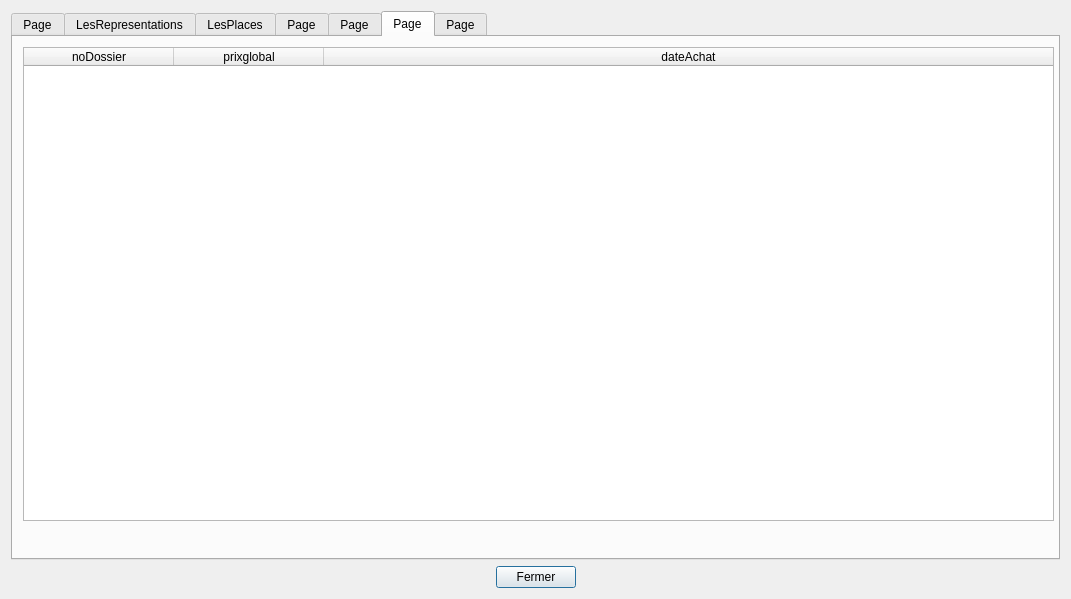
<?xml version="1.0" encoding="UTF-8"?>
<ui version="4.0">
 <class>tablesData</class>
 <widget class="QDialog" name="tablesData">
  <property name="geometry">
   <rect>
    <x>0</x>
    <y>0</y>
    <width>1071</width>
    <height>599</height>
   </rect>
  </property>
  <property name="sizePolicy">
   <sizepolicy hsizetype="Preferred" vsizetype="Preferred">
    <horstretch>0</horstretch>
    <verstretch>0</verstretch>
   </sizepolicy>
  </property>
  <property name="minimumSize">
   <size>
    <width>0</width>
    <height>0</height>
   </size>
  </property>
  <property name="windowTitle">
   <string>BD Théâtre (V1)</string>
  </property>
  <layout class="QVBoxLayout" name="verticalLayout">
   <item>
    <widget class="QTabWidget" name="tab_5">
     <property name="currentIndex">
      <number>5</number>
     </property>
     <widget class="QWidget" name="tabSpec">
      <attribute name="title">
       <string>Page</string>
      </attribute>
      <widget class="QTableWidget" name="tableSpec">
       <property name="geometry">
        <rect>
         <x>0</x>
         <y>10</y>
         <width>1031</width>
         <height>474</height>
        </rect>
       </property>
       <property name="sizePolicy">
        <sizepolicy hsizetype="Expanding" vsizetype="Expanding">
         <horstretch>0</horstretch>
         <verstretch>0</verstretch>
        </sizepolicy>
       </property>
       <property name="minimumSize">
        <size>
         <width>0</width>
         <height>400</height>
        </size>
       </property>
       <property name="baseSize">
        <size>
         <width>0</width>
         <height>0</height>
        </size>
       </property>
       <property name="layoutDirection">
        <enum>Qt::LeftToRight</enum>
       </property>
       <property name="columnCount">
        <number>3</number>
       </property>
       <attribute name="horizontalHeaderCascadingSectionResizes">
        <bool>true</bool>
       </attribute>
       <attribute name="horizontalHeaderMinimumSectionSize">
        <number>50</number>
       </attribute>
       <attribute name="horizontalHeaderDefaultSectionSize">
        <number>150</number>
       </attribute>
       <attribute name="horizontalHeaderHighlightSections">
        <bool>true</bool>
       </attribute>
       <attribute name="horizontalHeaderStretchLastSection">
        <bool>true</bool>
       </attribute>
       <attribute name="verticalHeaderVisible">
        <bool>false</bool>
       </attribute>
       <column>
        <property name="text">
         <string>noSpec</string>
        </property>
       </column>
       <column>
        <property name="text">
         <string>nomSpec</string>
        </property>
       </column>
       <column>
        <property name="text">
         <string>prixBaseSpec</string>
        </property>
       </column>
      </widget>
      <widget class="QLabel" name="label_spec">
       <property name="geometry">
        <rect>
         <x>0</x>
         <y>490</y>
         <width>1031</width>
         <height>15</height>
        </rect>
       </property>
       <property name="palette">
        <palette>
         <active>
          <colorrole role="WindowText">
           <brush brushstyle="SolidPattern">
            <color alpha="255">
             <red>255</red>
             <green>0</green>
             <blue>0</blue>
            </color>
           </brush>
          </colorrole>
         </active>
         <inactive>
          <colorrole role="WindowText">
           <brush brushstyle="SolidPattern">
            <color alpha="255">
             <red>255</red>
             <green>0</green>
             <blue>0</blue>
            </color>
           </brush>
          </colorrole>
         </inactive>
         <disabled>
          <colorrole role="WindowText">
           <brush brushstyle="SolidPattern">
            <color alpha="255">
             <red>120</red>
             <green>120</green>
             <blue>120</blue>
            </color>
           </brush>
          </colorrole>
         </disabled>
        </palette>
       </property>
       <property name="text">
        <string/>
       </property>
       <property name="alignment">
        <set>Qt::AlignCenter</set>
       </property>
      </widget>
     </widget>
     <widget class="QWidget" name="tabRep">
      <attribute name="title">
       <string>LesRepresentations</string>
      </attribute>
      <layout class="QVBoxLayout" name="verticalLayout_2">
       <item>
        <widget class="QTableWidget" name="tableRep">
         <property name="sizePolicy">
          <sizepolicy hsizetype="Expanding" vsizetype="Expanding">
           <horstretch>0</horstretch>
           <verstretch>0</verstretch>
          </sizepolicy>
         </property>
         <property name="minimumSize">
          <size>
           <width>0</width>
           <height>400</height>
          </size>
         </property>
         <property name="baseSize">
          <size>
           <width>0</width>
           <height>0</height>
          </size>
         </property>
         <property name="layoutDirection">
          <enum>Qt::LeftToRight</enum>
         </property>
         <property name="columnCount">
          <number>4</number>
         </property>
         <attribute name="horizontalHeaderCascadingSectionResizes">
          <bool>true</bool>
         </attribute>
         <attribute name="horizontalHeaderMinimumSectionSize">
          <number>50</number>
         </attribute>
         <attribute name="horizontalHeaderDefaultSectionSize">
          <number>150</number>
         </attribute>
         <attribute name="horizontalHeaderHighlightSections">
          <bool>true</bool>
         </attribute>
         <attribute name="horizontalHeaderStretchLastSection">
          <bool>true</bool>
         </attribute>
         <attribute name="verticalHeaderVisible">
          <bool>false</bool>
         </attribute>
         <column>
          <property name="text">
           <string>dateRep</string>
          </property>
         </column>
         <column>
          <property name="text">
           <string>promoRep</string>
          </property>
         </column>
         <column>
          <property name="text">
           <string>prixRep</string>
          </property>
         </column>
         <column>
          <property name="text">
           <string>noSpec</string>
          </property>
         </column>
        </widget>
       </item>
       <item>
        <widget class="QLabel" name="label_rep">
         <property name="palette">
          <palette>
           <active>
            <colorrole role="WindowText">
             <brush brushstyle="SolidPattern">
              <color alpha="255">
               <red>255</red>
               <green>0</green>
               <blue>0</blue>
              </color>
             </brush>
            </colorrole>
           </active>
           <inactive>
            <colorrole role="WindowText">
             <brush brushstyle="SolidPattern">
              <color alpha="255">
               <red>255</red>
               <green>0</green>
               <blue>0</blue>
              </color>
             </brush>
            </colorrole>
           </inactive>
           <disabled>
            <colorrole role="WindowText">
             <brush brushstyle="SolidPattern">
              <color alpha="255">
               <red>120</red>
               <green>120</green>
               <blue>120</blue>
              </color>
             </brush>
            </colorrole>
           </disabled>
          </palette>
         </property>
         <property name="text">
          <string/>
         </property>
         <property name="alignment">
          <set>Qt::AlignCenter</set>
         </property>
        </widget>
       </item>
      </layout>
     </widget>
     <widget class="QWidget" name="tabPlaces">
      <attribute name="title">
       <string>LesPlaces</string>
      </attribute>
      <layout class="QVBoxLayout" name="verticalLayout_5">
       <item>
        <widget class="QTableWidget" name="tablePlaces">
         <attribute name="horizontalHeaderMinimumSectionSize">
          <number>50</number>
         </attribute>
         <attribute name="horizontalHeaderDefaultSectionSize">
          <number>200</number>
         </attribute>
         <attribute name="horizontalHeaderStretchLastSection">
          <bool>true</bool>
         </attribute>
         <attribute name="verticalHeaderVisible">
          <bool>false</bool>
         </attribute>
         <column>
          <property name="text">
           <string>noPlace</string>
          </property>
         </column>
         <column>
          <property name="text">
           <string>noRang</string>
          </property>
         </column>
         <column>
          <property name="text">
           <string>noZone</string>
          </property>
         </column>
        </widget>
       </item>
       <item>
        <widget class="QLabel" name="label_places">
         <property name="palette">
          <palette>
           <active>
            <colorrole role="WindowText">
             <brush brushstyle="SolidPattern">
              <color alpha="255">
               <red>255</red>
               <green>0</green>
               <blue>0</blue>
              </color>
             </brush>
            </colorrole>
           </active>
           <inactive>
            <colorrole role="WindowText">
             <brush brushstyle="SolidPattern">
              <color alpha="255">
               <red>255</red>
               <green>0</green>
               <blue>0</blue>
              </color>
             </brush>
            </colorrole>
           </inactive>
           <disabled>
            <colorrole role="WindowText">
             <brush brushstyle="SolidPattern">
              <color alpha="255">
               <red>120</red>
               <green>120</green>
               <blue>120</blue>
              </color>
             </brush>
            </colorrole>
           </disabled>
          </palette>
         </property>
         <property name="text">
          <string/>
         </property>
         <property name="alignment">
          <set>Qt::AlignCenter</set>
         </property>
        </widget>
       </item>
      </layout>
     </widget>
     <widget class="QWidget" name="tabZone">
      <property name="enabled">
       <bool>true</bool>
      </property>
      <attribute name="title">
       <string>Page</string>
      </attribute>
      <widget class="QTableWidget" name="tableZone">
       <property name="geometry">
        <rect>
         <x>0</x>
         <y>10</y>
         <width>1031</width>
         <height>474</height>
        </rect>
       </property>
       <property name="sizePolicy">
        <sizepolicy hsizetype="Expanding" vsizetype="Expanding">
         <horstretch>0</horstretch>
         <verstretch>0</verstretch>
        </sizepolicy>
       </property>
       <property name="minimumSize">
        <size>
         <width>0</width>
         <height>400</height>
        </size>
       </property>
       <property name="baseSize">
        <size>
         <width>0</width>
         <height>0</height>
        </size>
       </property>
       <property name="layoutDirection">
        <enum>Qt::LeftToRight</enum>
       </property>
       <property name="columnCount">
        <number>3</number>
       </property>
       <attribute name="horizontalHeaderCascadingSectionResizes">
        <bool>true</bool>
       </attribute>
       <attribute name="horizontalHeaderMinimumSectionSize">
        <number>50</number>
       </attribute>
       <attribute name="horizontalHeaderDefaultSectionSize">
        <number>150</number>
       </attribute>
       <attribute name="horizontalHeaderHighlightSections">
        <bool>true</bool>
       </attribute>
       <attribute name="horizontalHeaderStretchLastSection">
        <bool>true</bool>
       </attribute>
       <attribute name="verticalHeaderVisible">
        <bool>false</bool>
       </attribute>
       <column>
        <property name="text">
         <string>noZone</string>
        </property>
       </column>
       <column>
        <property name="text">
         <string>catZone</string>
        </property>
       </column>
       <column>
        <property name="text">
         <string>tauxZone</string>
        </property>
       </column>
      </widget>
      <widget class="QLabel" name="label_zone">
       <property name="geometry">
        <rect>
         <x>20</x>
         <y>490</y>
         <width>951</width>
         <height>20</height>
        </rect>
       </property>
       <property name="palette">
        <palette>
         <active>
          <colorrole role="WindowText">
           <brush brushstyle="SolidPattern">
            <color alpha="255">
             <red>255</red>
             <green>0</green>
             <blue>0</blue>
            </color>
           </brush>
          </colorrole>
         </active>
         <inactive>
          <colorrole role="WindowText">
           <brush brushstyle="SolidPattern">
            <color alpha="255">
             <red>255</red>
             <green>0</green>
             <blue>0</blue>
            </color>
           </brush>
          </colorrole>
         </inactive>
         <disabled>
          <colorrole role="WindowText">
           <brush brushstyle="SolidPattern">
            <color alpha="255">
             <red>120</red>
             <green>120</green>
             <blue>120</blue>
            </color>
           </brush>
          </colorrole>
         </disabled>
        </palette>
       </property>
       <property name="text">
        <string/>
       </property>
       <property name="alignment">
        <set>Qt::AlignCenter</set>
       </property>
      </widget>
     </widget>
     <widget class="QWidget" name="tabRed">
      <attribute name="title">
       <string>Page</string>
      </attribute>
      <widget class="QTableWidget" name="tableRed">
       <property name="geometry">
        <rect>
         <x>10</x>
         <y>0</y>
         <width>1031</width>
         <height>474</height>
        </rect>
       </property>
       <property name="sizePolicy">
        <sizepolicy hsizetype="Expanding" vsizetype="Expanding">
         <horstretch>0</horstretch>
         <verstretch>0</verstretch>
        </sizepolicy>
       </property>
       <property name="minimumSize">
        <size>
         <width>0</width>
         <height>400</height>
        </size>
       </property>
       <property name="baseSize">
        <size>
         <width>0</width>
         <height>0</height>
        </size>
       </property>
       <property name="layoutDirection">
        <enum>Qt::LeftToRight</enum>
       </property>
       <property name="columnCount">
        <number>2</number>
       </property>
       <attribute name="horizontalHeaderCascadingSectionResizes">
        <bool>true</bool>
       </attribute>
       <attribute name="horizontalHeaderMinimumSectionSize">
        <number>50</number>
       </attribute>
       <attribute name="horizontalHeaderDefaultSectionSize">
        <number>150</number>
       </attribute>
       <attribute name="horizontalHeaderHighlightSections">
        <bool>true</bool>
       </attribute>
       <attribute name="horizontalHeaderStretchLastSection">
        <bool>true</bool>
       </attribute>
       <attribute name="verticalHeaderVisible">
        <bool>false</bool>
       </attribute>
       <column>
        <property name="text">
         <string>catRed</string>
        </property>
       </column>
       <column>
        <property name="text">
         <string>pctRed</string>
        </property>
       </column>
      </widget>
      <widget class="QLabel" name="label_red">
       <property name="geometry">
        <rect>
         <x>10</x>
         <y>480</y>
         <width>1031</width>
         <height>15</height>
        </rect>
       </property>
       <property name="palette">
        <palette>
         <active>
          <colorrole role="WindowText">
           <brush brushstyle="SolidPattern">
            <color alpha="255">
             <red>255</red>
             <green>0</green>
             <blue>0</blue>
            </color>
           </brush>
          </colorrole>
         </active>
         <inactive>
          <colorrole role="WindowText">
           <brush brushstyle="SolidPattern">
            <color alpha="255">
             <red>255</red>
             <green>0</green>
             <blue>0</blue>
            </color>
           </brush>
          </colorrole>
         </inactive>
         <disabled>
          <colorrole role="WindowText">
           <brush brushstyle="SolidPattern">
            <color alpha="255">
             <red>120</red>
             <green>120</green>
             <blue>120</blue>
            </color>
           </brush>
          </colorrole>
         </disabled>
        </palette>
       </property>
       <property name="text">
        <string/>
       </property>
       <property name="alignment">
        <set>Qt::AlignCenter</set>
       </property>
      </widget>
     </widget>
     <widget class="QWidget" name="tabDossier">
      <attribute name="title">
       <string>Page</string>
      </attribute>
      <widget class="QTableWidget" name="tableDossier">
       <property name="geometry">
        <rect>
         <x>10</x>
         <y>10</y>
         <width>1031</width>
         <height>474</height>
        </rect>
       </property>
       <property name="sizePolicy">
        <sizepolicy hsizetype="Expanding" vsizetype="Expanding">
         <horstretch>0</horstretch>
         <verstretch>0</verstretch>
        </sizepolicy>
       </property>
       <property name="minimumSize">
        <size>
         <width>0</width>
         <height>400</height>
        </size>
       </property>
       <property name="baseSize">
        <size>
         <width>0</width>
         <height>0</height>
        </size>
       </property>
       <property name="layoutDirection">
        <enum>Qt::LeftToRight</enum>
       </property>
       <property name="columnCount">
        <number>3</number>
       </property>
       <attribute name="horizontalHeaderCascadingSectionResizes">
        <bool>true</bool>
       </attribute>
       <attribute name="horizontalHeaderMinimumSectionSize">
        <number>50</number>
       </attribute>
       <attribute name="horizontalHeaderDefaultSectionSize">
        <number>150</number>
       </attribute>
       <attribute name="horizontalHeaderHighlightSections">
        <bool>true</bool>
       </attribute>
       <attribute name="horizontalHeaderStretchLastSection">
        <bool>true</bool>
       </attribute>
       <attribute name="verticalHeaderVisible">
        <bool>false</bool>
       </attribute>
       <column>
        <property name="text">
         <string>noDossier</string>
        </property>
       </column>
       <column>
        <property name="text">
         <string>prixglobal</string>
        </property>
       </column>
       <column>
        <property name="text">
         <string>dateAchat</string>
        </property>
       </column>
      </widget>
      <widget class="QLabel" name="label_dossier">
       <property name="geometry">
        <rect>
         <x>10</x>
         <y>490</y>
         <width>1031</width>
         <height>15</height>
        </rect>
       </property>
       <property name="palette">
        <palette>
         <active>
          <colorrole role="WindowText">
           <brush brushstyle="SolidPattern">
            <color alpha="255">
             <red>255</red>
             <green>0</green>
             <blue>0</blue>
            </color>
           </brush>
          </colorrole>
         </active>
         <inactive>
          <colorrole role="WindowText">
           <brush brushstyle="SolidPattern">
            <color alpha="255">
             <red>255</red>
             <green>0</green>
             <blue>0</blue>
            </color>
           </brush>
          </colorrole>
         </inactive>
         <disabled>
          <colorrole role="WindowText">
           <brush brushstyle="SolidPattern">
            <color alpha="255">
             <red>120</red>
             <green>120</green>
             <blue>120</blue>
            </color>
           </brush>
          </colorrole>
         </disabled>
        </palette>
       </property>
       <property name="text">
        <string/>
       </property>
       <property name="alignment">
        <set>Qt::AlignCenter</set>
       </property>
      </widget>
     </widget>
     <widget class="QWidget" name="tabVentes">
      <attribute name="title">
       <string>Page</string>
      </attribute>
      <widget class="QTableWidget" name="tableVentes">
       <property name="geometry">
        <rect>
         <x>0</x>
         <y>10</y>
         <width>1031</width>
         <height>474</height>
        </rect>
       </property>
       <property name="sizePolicy">
        <sizepolicy hsizetype="Expanding" vsizetype="Expanding">
         <horstretch>0</horstretch>
         <verstretch>0</verstretch>
        </sizepolicy>
       </property>
       <property name="minimumSize">
        <size>
         <width>0</width>
         <height>400</height>
        </size>
       </property>
       <property name="baseSize">
        <size>
         <width>0</width>
         <height>0</height>
        </size>
       </property>
       <property name="layoutDirection">
        <enum>Qt::LeftToRight</enum>
       </property>
       <property name="columnCount">
        <number>4</number>
       </property>
       <attribute name="horizontalHeaderCascadingSectionResizes">
        <bool>true</bool>
       </attribute>
       <attribute name="horizontalHeaderMinimumSectionSize">
        <number>50</number>
       </attribute>
       <attribute name="horizontalHeaderDefaultSectionSize">
        <number>150</number>
       </attribute>
       <attribute name="horizontalHeaderHighlightSections">
        <bool>true</bool>
       </attribute>
       <attribute name="horizontalHeaderStretchLastSection">
        <bool>true</bool>
       </attribute>
       <attribute name="verticalHeaderVisible">
        <bool>false</bool>
       </attribute>
       <column>
        <property name="text">
         <string>noPlace</string>
        </property>
       </column>
       <column>
        <property name="text">
         <string>noRang</string>
        </property>
       </column>
       <column>
        <property name="text">
         <string>dateRep</string>
        </property>
       </column>
       <column>
        <property name="text">
         <string>noDossier</string>
        </property>
       </column>
      </widget>
      <widget class="QLabel" name="label_ventes">
       <property name="geometry">
        <rect>
         <x>0</x>
         <y>490</y>
         <width>1031</width>
         <height>15</height>
        </rect>
       </property>
       <property name="palette">
        <palette>
         <active>
          <colorrole role="WindowText">
           <brush brushstyle="SolidPattern">
            <color alpha="255">
             <red>255</red>
             <green>0</green>
             <blue>0</blue>
            </color>
           </brush>
          </colorrole>
         </active>
         <inactive>
          <colorrole role="WindowText">
           <brush brushstyle="SolidPattern">
            <color alpha="255">
             <red>255</red>
             <green>0</green>
             <blue>0</blue>
            </color>
           </brush>
          </colorrole>
         </inactive>
         <disabled>
          <colorrole role="WindowText">
           <brush brushstyle="SolidPattern">
            <color alpha="255">
             <red>120</red>
             <green>120</green>
             <blue>120</blue>
            </color>
           </brush>
          </colorrole>
         </disabled>
        </palette>
       </property>
       <property name="text">
        <string/>
       </property>
       <property name="alignment">
        <set>Qt::AlignCenter</set>
       </property>
      </widget>
     </widget>
    </widget>
   </item>
   <item>
    <layout class="QHBoxLayout" name="horizontalLayout">
     <item>
      <spacer name="horizontalSpacer">
       <property name="orientation">
        <enum>Qt::Horizontal</enum>
       </property>
       <property name="sizeHint" stdset="0">
        <size>
         <width>40</width>
         <height>20</height>
        </size>
       </property>
      </spacer>
     </item>
     <item>
      <widget class="QPushButton" name="pushButton">
       <property name="text">
        <string>Fermer</string>
       </property>
      </widget>
     </item>
     <item>
      <spacer name="horizontalSpacer_2">
       <property name="orientation">
        <enum>Qt::Horizontal</enum>
       </property>
       <property name="sizeHint" stdset="0">
        <size>
         <width>40</width>
         <height>20</height>
        </size>
       </property>
      </spacer>
     </item>
    </layout>
   </item>
  </layout>
 </widget>
 <resources/>
 <connections>
  <connection>
   <sender>pushButton</sender>
   <signal>clicked()</signal>
   <receiver>tablesData</receiver>
   <slot>close()</slot>
   <hints>
    <hint type="sourcelabel">
     <x>360</x>
     <y>575</y>
    </hint>
    <hint type="destinationlabel">
     <x>323</x>
     <y>169</y>
    </hint>
   </hints>
  </connection>
 </connections>
 <slots>
  <slot>refreshSpectaclesData()</slot>
  <slot>refreshZonesData()</slot>
  <slot>refreshRepresentationsData()</slot>
 </slots>
</ui>
